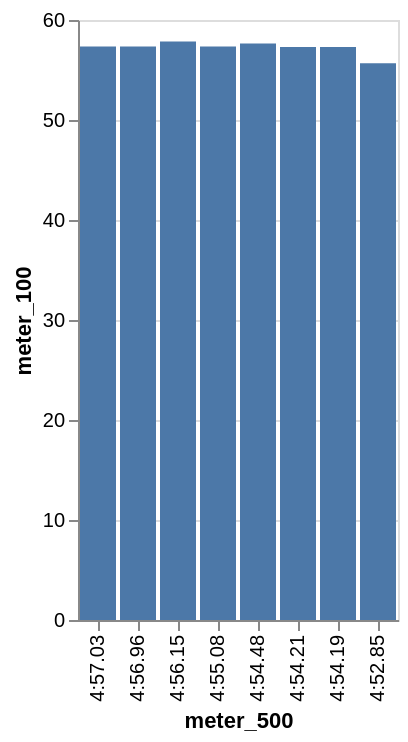

The specification (Vega-Lite) saved for this image:
### Vega-Lite specification from a JSON file in a GitHub repository (floating-point values rounded to 4 significant figures)
{"data": {"values": [{"x_data": "4:57.03", "y_data": 57.34}, {"x_data": "4:56.96", "y_data": 57.34}, {"x_data": "4:56.15", "y_data": 57.84}, {"x_data": "4:55.08", "y_data": 57.35}, {"x_data": "4:54.48", "y_data": 57.66}, {"x_data": "4:54.21", "y_data": 57.31}, {"x_data": "4:54.19", "y_data": 57.31}, {"x_data": "4:52.85", "y_data": 55.67}]}, "mark": "bar", "encoding": {"x": {"field": "x_data", "type": "nominal", "title": "meter_500", "sort": "descending"}, "y": {"field": "y_data", "type": "quantitative", "title": "meter_100"}}}
